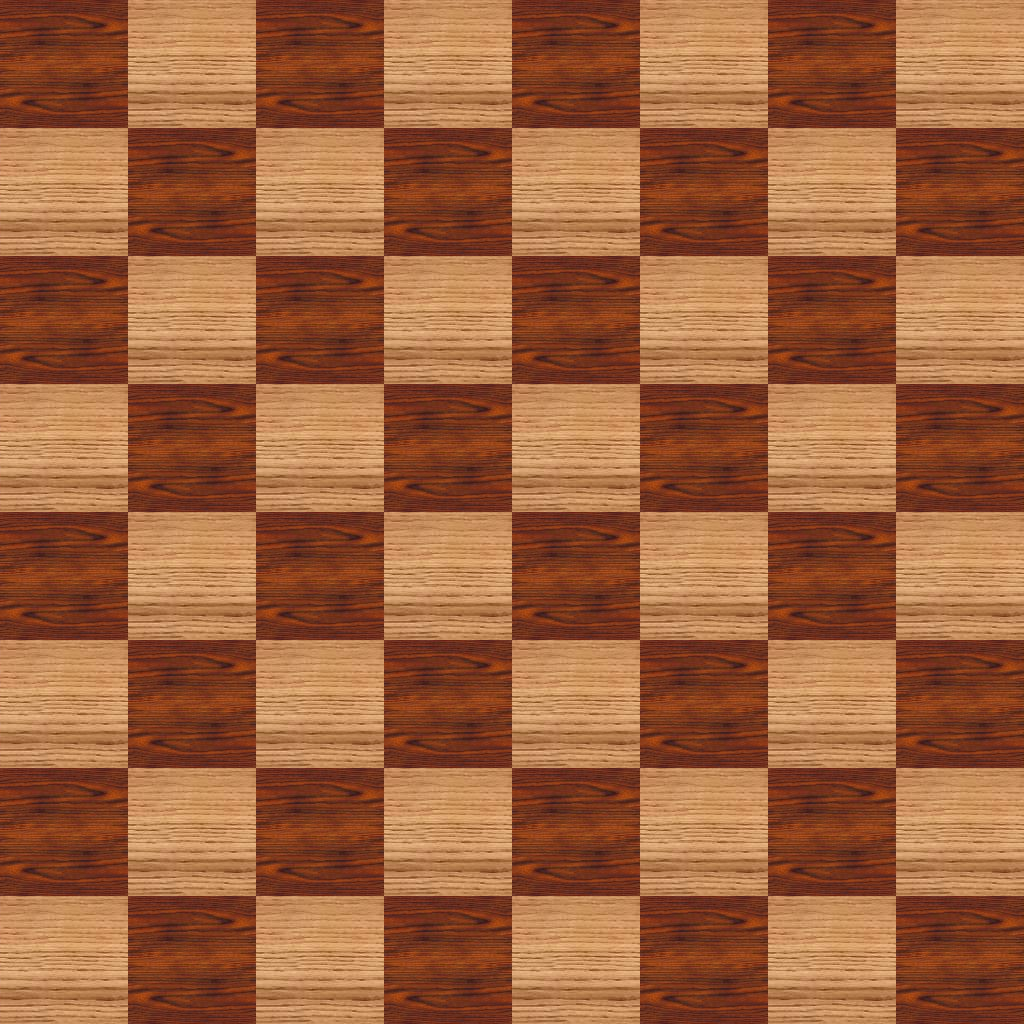

This is a level from a 2D game, rendered from its Tiled map with the project's own tilesets. A one-line summary and the map file follow, with tile-layer data summarised:
An orthogonal 8x8 tile map with 128x128 px tiles, 1 tile layer (board).

<map version="1.0" orientation="orthogonal" renderorder="right-down" width="8" height="8" tilewidth="128" tileheight="128" nextobjectid="1">
 <tileset firstgid="1" name="chess_squares" tilewidth="128" tileheight="128" tilecount="2">
  <image source="chess_squares.jpg" width="256" height="128" />
 </tileset>
 <layer name="board" width="8" height="8">
  <data>[64 cells, 64 non-empty, 2 distinct tile ids]</data>
 </layer>
</map>